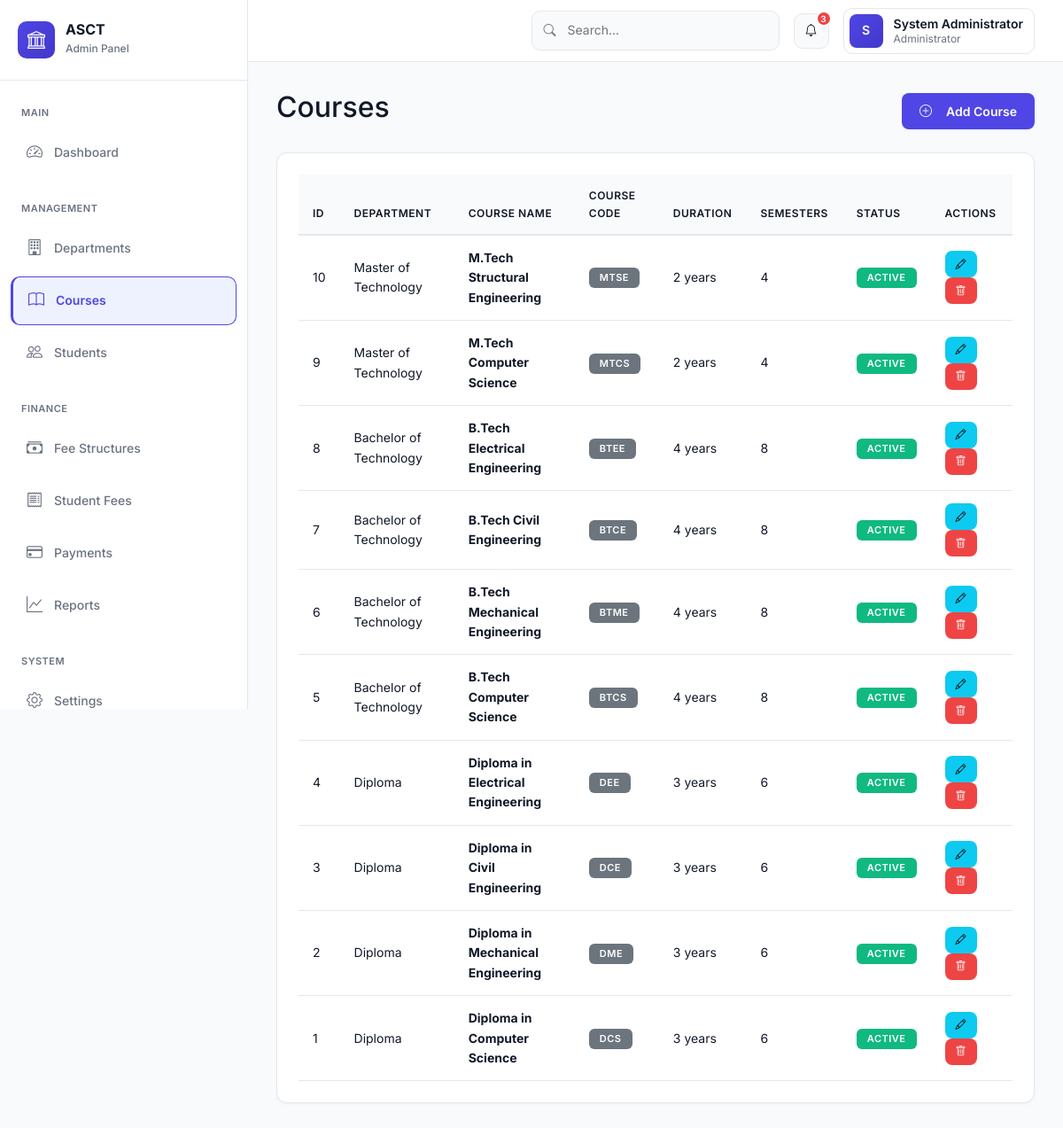
The app's page /admin/courses.php (signed in) with its own data.
### tables this page shows
CREATE TABLE courses (
    id INT PRIMARY KEY AUTO_INCREMENT,
    department_id INT NOT NULL,
    course_name VARCHAR(150) NOT NULL,
    course_code VARCHAR(30) UNIQUE NOT NULL,
    duration INT NOT NULL COMMENT 'Duration in years',
    total_semesters INT NOT NULL,
    status ENUM('active', 'inactive') DEFAULT 'active',
    created_at TIMESTAMP DEFAULT CURRENT_TIMESTAMP,
    updated_at TIMESTAMP DEFAULT CURRENT_TIMESTAMP ON UPDATE CURRENT_TIMESTAMP,
    FOREIGN KEY (department_id) REFERENCES departments(id) ON DELETE RESTRICT,
    INDEX idx_department (department_id),
    INDEX idx_code (course_code),
    INDEX idx_status (status)
);

CREATE TABLE departments (
    id INT PRIMARY KEY AUTO_INCREMENT,
    department_name VARCHAR(100) NOT NULL,
    department_code VARCHAR(20) UNIQUE NOT NULL,
    description TEXT,
    status ENUM('active', 'inactive') DEFAULT 'active',
    created_at TIMESTAMP DEFAULT CURRENT_TIMESTAMP,
    updated_at TIMESTAMP DEFAULT CURRENT_TIMESTAMP ON UPDATE CURRENT_TIMESTAMP,
    INDEX idx_code (department_code),
    INDEX idx_status (status)
);

### admin/courses.php (the view, shortened to what this page needs)
<?php
$db = new Database();
$conn = $db->getConnection();
$stmt = $conn->query("SELECT c.*, d.department_name
                     FROM courses c
                     JOIN departments d ON c.department_id = d.id
                     ORDER BY c.id DESC");
$courses = $stmt->fetchAll();
require_once __DIR__ . '/../includes/admin-header.php';
?>
<div class="d-flex justify-content-between align-items-center mb-4">
    <h2>Courses</h2>
    <button type="button" class="btn btn-primary" data-bs-toggle="modal" data-bs-target="#addCourseModal">
        <i class="bi bi-plus-circle me-2"></i>Add Course
    </button>
</div>
<div class="card">
    <div class="card-body">
        <div class="table-responsive">
            <table class="table table-hover">
                <thead>
                    <tr>
                        <th>ID</th>
                        <th>Department</th>
                        <th>Course Name</th>
                        <th>Course Code</th>
                        <th>Duration</th>
                        <th>Semesters</th>
                        <th>Status</th>
                        <th>Actions</th>
                    </tr>
                </thead>
                <tbody>
                    <?php if (count($courses) > 0): ?>
                        <?php foreach ($courses as $course): ?>
                            <tr>
                                <td><?php echo $course['id']; ?></td>
                                <td><?php echo $course['department_name']; ?></td>
                                <td><strong><?php echo $course['course_name']; ?></strong></td>
                                <td><span class="badge bg-secondary"><?php echo $course['course_code']; ?></span></td>
                                <td><?php echo $course['duration']; ?> years</td>
                                <td><?php echo $course['total_semesters']; ?></td>
                                <td>
                                    <span class="badge <?php echo $course['status'] === 'active' ? 'bg-success' : 'bg-danger'; ?>">
                                        <?php echo ucfirst($course['status']); ?>
                                    </span>
                                </td>
                                <td>
                                    <button class="btn btn-sm btn-info edit-btn"
                                            data-id="<?php echo $course['id']; ?>"
                                            data-department="<?php echo $course['department_id']; ?>"
                                            data-name="<?php echo htmlspecialchars($course['course_name']); ?>"
                                            data-code="<?php echo $course['course_code']; ?>"
                                            data-duration="<?php echo $course['duration']; ?>"
                                            data-semesters="<?php echo $course['total_semesters']; ?>"
                                            data-status="<?php echo $course['status']; ?>">
                                        <i class="bi bi-pencil"></i>
                                    </button>
                                    <button class="btn btn-sm btn-danger delete-btn" data-id="<?php echo $course['id']; ?>">
                                        <i class="bi bi-trash"></i>
                                    </button>
                                </td>
                            </tr>
                        <?php endforeach; ?>
                    <?php else: ?>
                        <tr>
                            <td colspan="8" class="text-center">No courses found</td>
                        </tr>
                    <?php endif; ?>
                </tbody>
            </table>
        </div>
    </div>
</div>
<?php require_once __DIR__ . '/../includes/admin-footer.php'; ?>

### includes/admin-header.php (shortened to what this page needs)
<?php
$current_page = basename($_SERVER['PHP_SELF'], '.php');
?>
<!DOCTYPE html>
<html lang="en">
<head>
    <link href="https://cdn.jsdelivr.net/npm/bootstrap@5.3.0/dist/css/bootstrap.min.css" rel="stylesheet">
    <link rel="stylesheet" href="https://cdn.jsdelivr.net/npm/bootstrap-icons@1.11.0/font/bootstrap-icons.css">
</head>
<body>
    <div class="sidebar" id="sidebar">
        <div class="sidebar-header">
            <a href="dashboard.php" class="sidebar-brand">
                <div class="sidebar-brand-icon">
                    <i class="bi bi-bank"></i>
                </div>
                <div class="sidebar-brand-text">
                    <h5>ASCT</h5>
                    <small>Admin Panel</small>
                </div>
            </a>
        </div>
        <ul class="nav flex-column nav-menu">
            <div class="nav-section-title">Main</div>
            <li class="nav-item">
                <a class="nav-link <?php echo $current_page === 'dashboard' ? 'active' : ''; ?>" href="dashboard.php">
                    <i class="bi bi-speedometer2"></i>
                    <span>Dashboard</span>
                </a>
            </li>
            <div class="nav-section-title">Management</div>
            <li class="nav-item">
                <a class="nav-link <?php echo $current_page === 'departments' ? 'active' : ''; ?>" href="departments.php">
                    <i class="bi bi-building"></i>
                    <span>Departments</span>
                </a>
            </li>
            <li class="nav-item">
                <a class="nav-link <?php echo $current_page === 'courses' ? 'active' : ''; ?>" href="courses.php">
                    <i class="bi bi-book"></i>
                    <span>Courses</span>
                </a>
            </li>
            <li class="nav-item">
                <a class="nav-link <?php echo in_array($current_page, ['students', 'student-add', 'student-edit', 'student-view']) ? 'active' : ''; ?>" href="students.php">
                    <i class="bi bi-people"></i>
                    <span>Students</span>
                </a>
            </li>
            <div class="nav-section-title">Finance</div>
            <li class="nav-item">
                <a class="nav-link <?php echo $current_page === 'fee-structures' ? 'active' : ''; ?>" href="fee-structures.php">
                    <i class="bi bi-cash-stack"></i>
                    <span>Fee Structures</span>
                </a>
            </li>
            <li class="nav-item">
                <a class="nav-link <?php echo $current_page === 'student-fees' ? 'active' : ''; ?>" href="student-fees.php">
                    <i class="bi bi-receipt"></i>
                    <span>Student Fees</span>
                </a>
            </li>
            <li class="nav-item">
                <a class="nav-link <?php echo $current_page === 'payments' ? 'active' : ''; ?>" href="payments.php">
                    <i class="bi bi-credit-card"></i>
                    <span>Payments</span>
                </a>
            </li>
            <li class="nav-item">
                <a class="nav-link <?php echo $current_page === 'reports' ? 'active' : ''; ?>" href="reports.php">
                    <i class="bi bi-graph-up"></i>
                    <span>Reports</span>
                </a>
            </li>
            <div class="nav-section-title">System</div>
            <li class="nav-item">
                <a class="nav-link <?php echo $current_page === 'settings' ? 'active' : ''; ?>" href="settings.php">
                    <i class="bi bi-gear"></i>
                    <span>Settings</span>
                </a>
            </li>
        </ul>
    </div>
    <div class="main-content">
        <div class="top-navbar">
            <div class="navbar-right">
                <div class="search-box d-none d-md-block">
                    <i class="bi bi-search"></i>
                    <input type="text" placeholder="Search...">
                </div>
                <div class="notification-icon">
                    <i class="bi bi-bell"></i>
                    <span class="notification-badge">3</span>
                </div>
                <div class="user-profile dropdown">
                    <div class="user-avatar">
                        <?php echo strtoupper(substr($_SESSION['name'], 0, 1)); ?>
                    </div>
                    <div class="user-info d-none d-md-block">
                        <div class="user-name"><?php echo $_SESSION['name']; ?></div>
                        <div class="user-role">Administrator</div>
                    </div>
                </div>
            </div>
        </div>
        <div class="content-wrapper">

### includes/admin-footer.php (shortened to what this page needs)
        </div>
    </div>
</body>
</html>

### records on screen
courses: id "10", department.department_name "Master of Technology", course_name "M.Tech Structural Engineering", course_code "MTSE", duration "2", total_semesters "4", status "ACTIVE"
courses: id "9", department.department_name "Master of Technology", course_name "M.Tech Computer Science", course_code "MTCS", duration "2", total_semesters "4", status "ACTIVE"
courses: id "8", department.department_name "Bachelor of Technology", course_name "B.Tech Electrical Engineering", course_code "BTEE", duration "4", total_semesters "8", status "ACTIVE"
courses: id "7", department.department_name "Bachelor of Technology", course_name "B.Tech Civil Engineering", course_code "BTCE", duration "4", total_semesters "8", status "ACTIVE"
courses: id "6", department.department_name "Bachelor of Technology", course_name "B.Tech Mechanical Engineering", course_code "BTME", duration "4", total_semesters "8", status "ACTIVE"
courses: id "5", department.department_name "Bachelor of Technology", course_name "B.Tech Computer Science", course_code "BTCS", duration "4", total_semesters "8", status "ACTIVE"
courses: id "4", department.department_name "Diploma", course_name "Diploma in Electrical Engineering", course_code "DEE", duration "3", total_semesters "6", status "ACTIVE"
courses: id "3", department.department_name "Diploma", course_name "Diploma in Civil Engineering", course_code "DCE", duration "3", total_semesters "6", status "ACTIVE"
courses: id "2", department.department_name "Diploma", course_name "Diploma in Mechanical Engineering", course_code "DME", duration "3", total_semesters "6", status "ACTIVE"
courses: id "1", department.department_name "Diploma", course_name "Diploma in Computer Science", course_code "DCS", duration "3", total_semesters "6", status "ACTIVE"

### other values on screen
substr($_SESSION['name'], 0, 1) "S"
$_SESSION['name'] "System Administrator"
